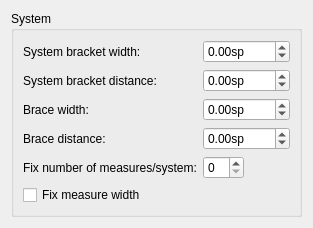
     <widget class="QWidget" name="Seite4">
      <layout class="QVBoxLayout" name="verticalLayout_3">
       <property name="spacing">
        <number>0</number>
       </property>
       <item>
        <widget class="QGroupBox" name="groupBox_2">
         <property name="title">
          <string>System</string>
         </property>
         <property name="flat">
          <bool>false</bool>
         </property>
         <layout class="QVBoxLayout" name="verticalLayout_2">
          <item>
           <layout class="QFormLayout" name="formLayout">
            <property name="fieldGrowthPolicy">
             <enum>QFormLayout::ExpandingFieldsGrow</enum>
            </property>
            <item row="1" column="0">
             <widget class="QLabel" name="label_52">
              <property name="text">
               <string>System bracket distance:</string>
              </property>
             </widget>
            </item>
            <item row="1" column="1">
             <widget class="QDoubleSpinBox" name="bracketDistance">
              <property name="sizePolicy">
               <sizepolicy hsizetype="Preferred" vsizetype="Fixed">
                <horstretch>0</horstretch>
                <verstretch>0</verstretch>
               </sizepolicy>
              </property>
              <property name="suffix">
               <string>sp</string>
              </property>
              <property name="decimals">
               <number>2</number>
              </property>
              <property name="minimum">
               <double>-1000.000000000000000</double>
              </property>
              <property name="maximum">
               <double>1000.000000000000000</double>
              </property>
              <property name="singleStep">
               <double>0.100000000000000</double>
              </property>
             </widget>
            </item>
            <item row="3" column="0">
             <widget class="QLabel" name="label_90">
              <property name="text">
               <string>Brace distance:</string>
              </property>
             </widget>
            </item>
            <item row="4" column="0">
             <widget class="QLabel" name="label_29">
              <property name="text">
               <string>Fix number of measures/system:</string>
              </property>
             </widget>
            </item>
            <item row="4" column="1">
             <widget class="QSpinBox" name="fixNumberMeasures"/>
            </item>
            <item row="5" column="0">
             <widget class="QCheckBox" name="fixMeasureWidth">
              <property name="text">
               <string>Fix measure width</string>
              </property>
             </widget>
            </item>
            <item row="3" column="1">
             <widget class="QDoubleSpinBox" name="akkoladeBarDistance">
              <property name="suffix">
               <string extracomment="spatium unit">sp</string>
              </property>
              <property name="decimals">
               <number>2</number>
              </property>
              <property name="minimum">
               <double>-1000.000000000000000</double>
              </property>
              <property name="maximum">
               <double>1000.000000000000000</double>
              </property>
             </widget>
            </item>
            <item row="0" column="0">
             <widget class="QLabel" name="label_91">
              <property name="text">
               <string>System bracket width:</string>
              </property>
             </widget>
            </item>
            <item row="2" column="0">
             <widget class="QLabel" name="label_92">
              <property name="text">
               <string>Brace width:</string>
              </property>
             </widget>
            </item>
            <item row="2" column="1">
             <widget class="QDoubleSpinBox" name="akkoladeWidth">
              <property name="suffix">
               <string extracomment="spatium unit">sp</string>
              </property>
              <property name="decimals">
               <number>2</number>
              </property>
              <property name="minimum">
               <double>-1000.000000000000000</double>
              </property>
              <property name="maximum">
               <double>1000.000000000000000</double>
              </property>
             </widget>
            </item>
            <item row="0" column="1">
             <widget class="QDoubleSpinBox" name="bracketWidth">
              <property name="suffix">
               <string extracomment="spatium unit">sp</string>
              </property>
              <property name="decimals">
               <number>2</number>
              </property>
              <property name="minimum">
               <double>-1000.000000000000000</double>
              </property>
              <property name="maximum">
               <double>1000.000000000000000</double>
              </property>
             </widget>
            </item>
           </layout>
          </item>
         </layout>
        </widget>
       </item>
      </layout>
     </widget>
